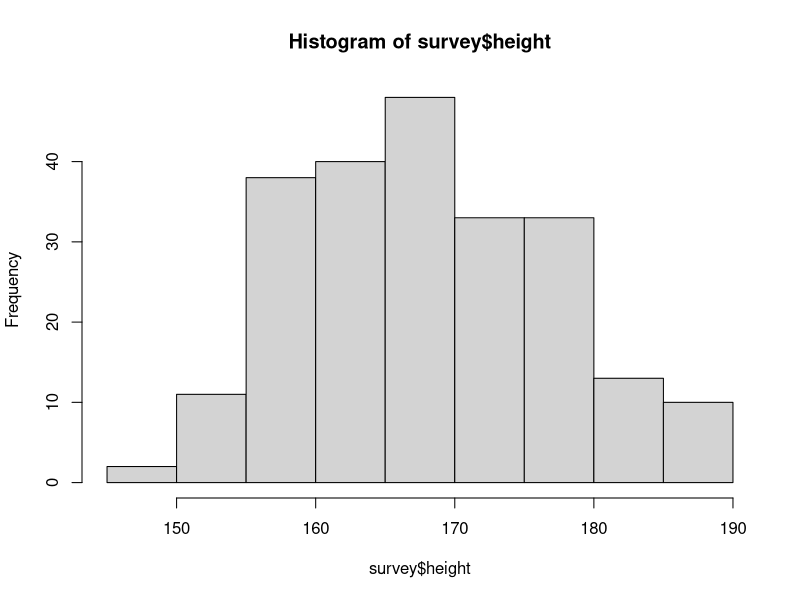

The R source for this figure: (Note: this script raises an error after producing the figure.)
survey<-read.csv("survey.csv", stringsAsFactors = F)
hist(survey$height)

qqplot(survey$height, mean=mean(survey$height), sd=sd(survey$height))
hist(survey$facebook)

m<-mean(survey$youtube, na.rm=T)
s<-sd(survey$youtube, na.rm=T)

range(survey$youtube, na.rm=T)

hist(survey$youtube)
qqnorm(survey$youtube, mean=m, sd=s)

range(survey$height)

hist(survey$height, freq=FALSE, main="Histogram of heights in cm",
     xlab="Heights in cm", breaks=seq(145, 195, 1))
curve(dnorm(x, mean=170, sd=10), from=140, to=200, add=T, col="red")

hist(survey$height[survey$gender=="Female"], 
     freq=FALSE, main="Histogram of heights in cm", breaks=seq(145, 195, 1))

#compute the correlation

cor(survey$height, survey$shoe)
cor(survey$shoe, survey$height)

#Properties of correlation
survey<-read.csv("survey.csv", stringsAsFactors = F)
range(survey$shoe)
range(survey$height)

plot(survey$height~survey$shoe,
     xlab="Shoe size in cm",
     ylab="Height")

survey<-survey[survey$shoe<35,]
plot(survey$height~survey$shoe,
     xlab="Shoe size in cm",
     ylab="Height")
cor(survey$height, survey$shoe)

#add numbers to height or shoe
survey<-survey[survey$shoe<35,]
survey$height<-survey$height-10
survey$shoe<-survey$shoe+100
plot(survey$height~survey$shoe,
     xlab="Shoe size in cm",
     ylab="Height",
     col="red",
     main="Modified plot of height and shoe size")
cor(survey$height, survey$shoe)
plot((survey$height[survey$shoe<=35]-10),(survey$shoe[survey$shoe<=35]+100))
cor(survey$height[survey$shoe<=35]-10, survey$shoe[survey$shoe<=35]+100)



plot((survey$height[survey$shoe<=35]*10),(survey$shoe[survey$shoe<=35]/100))
cor(survey$height[survey$shoe<=35]*10, survey$shoe[survey$shoe<=35]/100)


plot((log10(survey$height[survey$shoe<=35])),log10(survey$shoe[survey$shoe<=35]))
cor(log10(survey$height[survey$shoe<=35]),log10(survey$shoe[survey$shoe<=35]))

#Is correlation transitive?

x<-rnorm(100)
y<-rnorm(100)
z<-x+y
cor(x,z)
cor(y,z)
cor(x,y)









